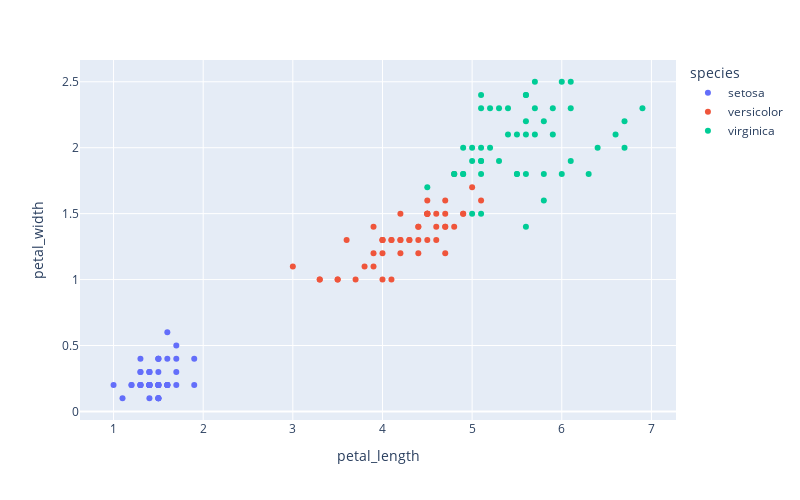

The code cell stored with this chart in its notebook:
### Code cell
fig = px.scatter(df, x = 'petal_length', y='petal_width', color='species')
fig.update_layout(width=800, height=500)

### Figure 1 — Plotly figure (JSON) as saved in the notebook; plotly's stock layout.template omitted (floating-point values rounded to 4 significant figures)
{"data": [{"hovertemplate": "species=setosa<br>petal_length=%{x}<br>petal_width=%{y}<extra></extra>", "legendgroup": "setosa", "marker": {"color": "#636efa", "symbol": "circle"}, "mode": "markers", "name": "setosa", "orientation": "v", "showlegend": true, "type": "scatter", "x": [1.4, 1.4, 1.3, 1.5, 1.4, 1.7, 1.4, 1.5, 1.4, 1.5, 1.5, 1.6, 1.4, 1.1, 1.2, 1.5, 1.3, 1.4, 1.7, 1.5, 1.7, 1.5, 1, 1.7, 1.9, 1.6, 1.6, 1.5, 1.4, 1.6, 1.6, 1.5, 1.5, 1.4, 1.5, 1.2, 1.3, 1.5, 1.3, 1.5, 1.3, 1.3, 1.3, 1.6, 1.9, 1.4, 1.6, 1.4, 1.5, 1.4], "xaxis": "x", "y": [0.2, 0.2, 0.2, 0.2, 0.2, 0.4, 0.3, 0.2, 0.2, 0.1, 0.2, 0.2, 0.1, 0.1, 0.2, 0.4, 0.4, 0.3, 0.3, 0.3, 0.2, 0.4, 0.2, 0.5, 0.2, 0.2, 0.4, 0.2, 0.2, 0.2, 0.2, 0.4, 0.1, 0.2, 0.1, 0.2, 0.2, 0.1, 0.2, 0.2, 0.3, 0.3, 0.2, 0.6, 0.4, 0.3, 0.2, 0.2, 0.2, 0.2], "yaxis": "y"}, {"hovertemplate": "species=versicolor<br>petal_length=%{x}<br>petal_width=%{y}<extra></extra>", "legendgroup": "versicolor", "marker": {"color": "#EF553B", "symbol": "circle"}, "mode": "markers", "name": "versicolor", "orientation": "v", "showlegend": true, "type": "scatter", "x": [4.7, 4.5, 4.9, 4, 4.6, 4.5, 4.7, 3.3, 4.6, 3.9, 3.5, 4.2, 4, 4.7, 3.6, 4.4, 4.5, 4.1, 4.5, 3.9, 4.8, 4, 4.9, 4.7, 4.3, 4.4, 4.8, 5, 4.5, 3.5, 3.8, 3.7, 3.9, 5.1, 4.5, 4.5, 4.7, 4.4, 4.1, 4, 4.4, 4.6, 4, 3.3, 4.2, 4.2, 4.2, 4.3, 3, 4.1], "xaxis": "x", "y": [1.4, 1.5, 1.5, 1.3, 1.5, 1.3, 1.6, 1, 1.3, 1.4, 1, 1.5, 1, 1.4, 1.3, 1.4, 1.5, 1, 1.5, 1.1, 1.8, 1.3, 1.5, 1.2, 1.3, 1.4, 1.4, 1.7, 1.5, 1, 1.1, 1, 1.2, 1.6, 1.5, 1.6, 1.5, 1.3, 1.3, 1.3, 1.2, 1.4, 1.2, 1, 1.3, 1.2, 1.3, 1.3, 1.1, 1.3], "yaxis": "y"}, {"hovertemplate": "species=virginica<br>petal_length=%{x}<br>petal_width=%{y}<extra></extra>", "legendgroup": "virginica", "marker": {"color": "#00cc96", "symbol": "circle"}, "mode": "markers", "name": "virginica", "orientation": "v", "showlegend": true, "type": "scatter", "x": [6, 5.1, 5.9, 5.6, 5.8, 6.6, 4.5, 6.3, 5.8, 6.1, 5.1, 5.3, 5.5, 5, 5.1, 5.3, 5.5, 6.7, 6.9, 5, 5.7, 4.9, 6.7, 4.9, 5.7, 6, 4.8, 4.9, 5.6, 5.8, 6.1, 6.4, 5.6, 5.1, 5.6, 6.1, 5.6, 5.5, 4.8, 5.4, 5.6, 5.1, 5.1, 5.9, 5.7, 5.2, 5, 5.2, 5.4, 5.1], "xaxis": "x", "y": [2.5, 1.9, 2.1, 1.8, 2.2, 2.1, 1.7, 1.8, 1.8, 2.5, 2, 1.9, 2.1, 2, 2.4, 2.3, 1.8, 2.2, 2.3, 1.5, 2.3, 2, 2, 1.8, 2.1, 1.8, 1.8, 1.8, 2.1, 1.6, 1.9, 2, 2.2, 1.5, 1.4, 2.3, 2.4, 1.8, 1.8, 2.1, 2.4, 2.3, 1.9, 2.3, 2.5, 2.3, 1.9, 2, 2.3, 1.8], "yaxis": "y"}], "layout": {"height": 500, "legend": {"title": {"text": "species"}, "tracegroupgap": 0}, "margin": {"t": 60}, "width": 800, "xaxis": {"anchor": "y", "autorange": true, "domain": [0, 1], "range": [0.6254, 7.275], "showspikes": false, "title": {"text": "petal_length"}, "type": "linear"}, "yaxis": {"anchor": "x", "autorange": true, "domain": [0, 1], "range": [-0.06493, 2.665], "showspikes": false, "title": {"text": "petal_width"}, "type": "linear"}}}
